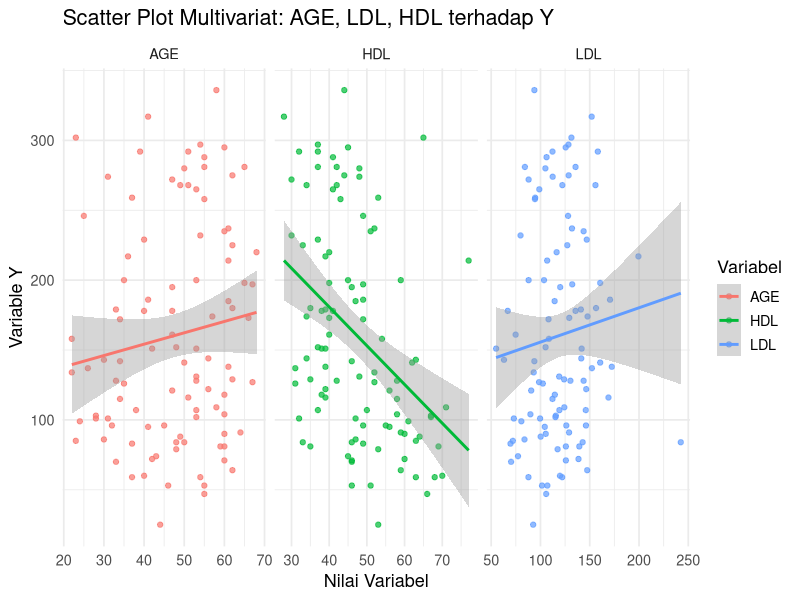

This figure's R source:
library(readxl)
library(tidyverse)

data <- read_excel("Data Tugas Tuton STDA4101-2025.2.xlsx", sheet = "2024.2")

df <- data %>% 
  select(Y, AGE, LDL, HDL)

df_long <- df %>%
  pivot_longer(cols = c(AGE, LDL, HDL),
               names_to = "Variabel",
               values_to = "Nilai")

ggplot(df_long, aes(x = Nilai, y = Y, color = Variabel)) +
  geom_point(alpha = 0.7) +
  geom_smooth(method = "lm", se = TRUE) +
  facet_wrap(~ Variabel, scales = "free_x") +
  theme_minimal(base_size = 13) +
  labs(
    title = "Scatter Plot Multivariat: AGE, LDL, HDL terhadap Y",
    x = "Nilai Variabel",
    y = "Variable Y"
  )
